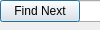
<?xml version="1.0" encoding="UTF-8"?>
<ui version="4.0">
 <class>FindDialog</class>
 <widget class="QDialog" name="FindDialog">
  <property name="windowTitle"><string>Find</string></property>
  <widget class="QLineEdit" name="query"/>
  <widget class="QPushButton" name="findButton"><property name="text"><string>Find Next</string></property></widget>
 </widget>
 <connections><connection><sender>findButton</sender><signal>clicked()</signal><receiver>FindDialog</receiver><slot>accept()</slot></connection></connections>
</ui>
